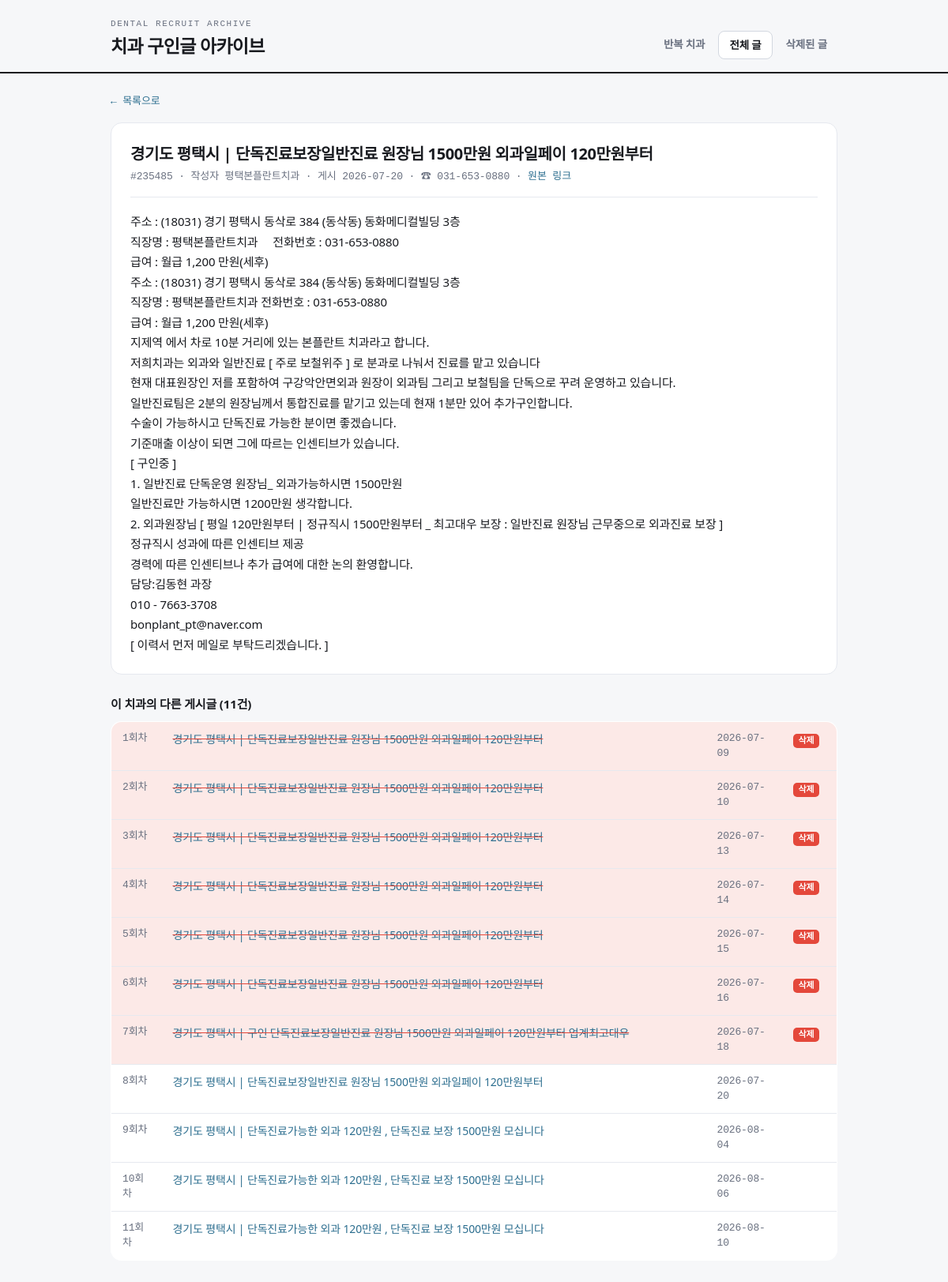
Before: /post/235485 with the older database file.
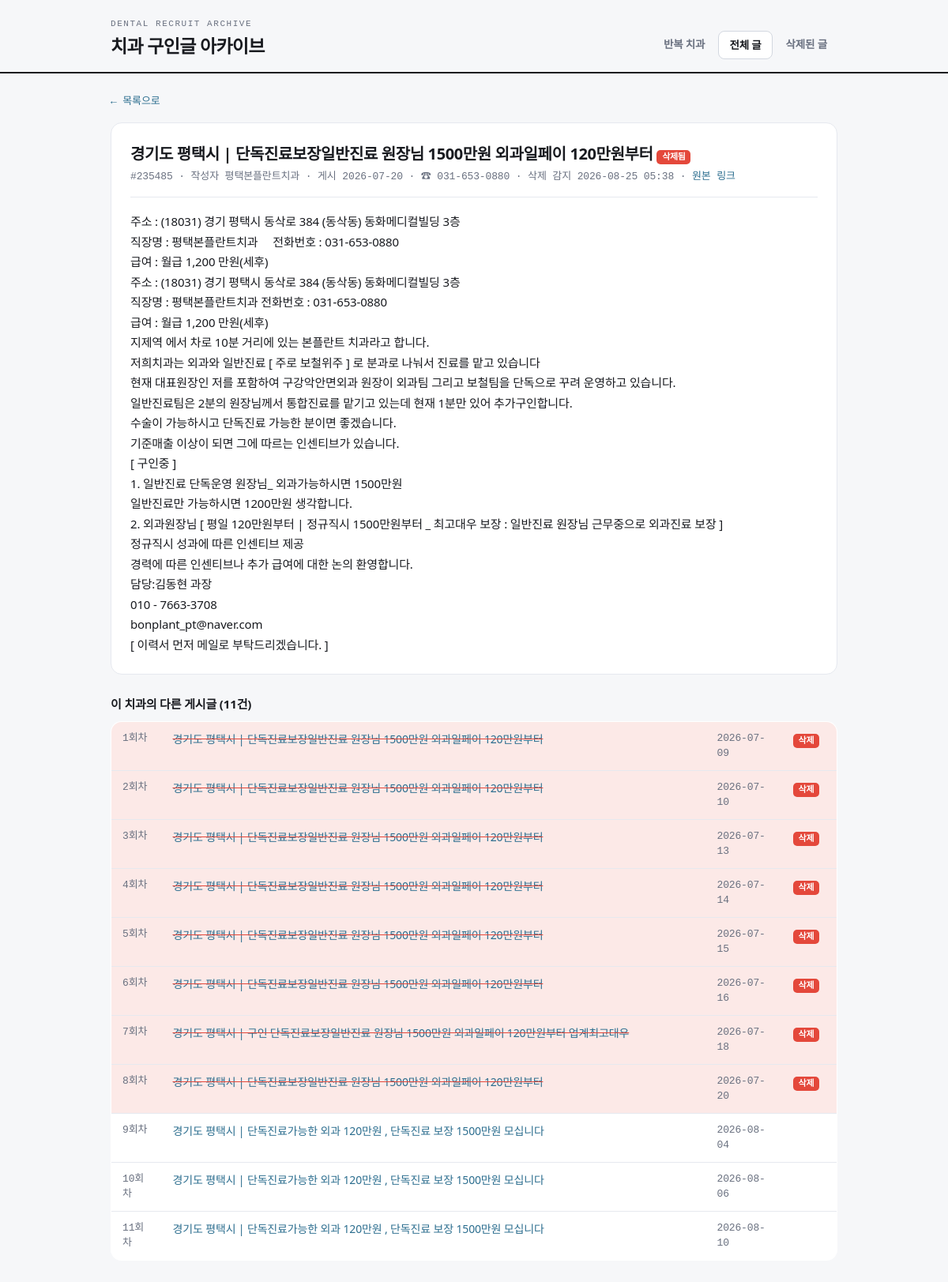
After: the same page with the newer database file.
### tables this page shows
CREATE TABLE posts (
    no            INTEGER PRIMARY KEY,   -- 게시판 글 번호 (고유)
    category      TEXT,                  -- 구분: 구인 / 구직 / 양도
    title         TEXT,
    author        TEXT,
    posted_raw    TEXT,                  -- 게시판이 보여주는 날짜 원문
    posted_at     TEXT,                  -- 파싱한 ISO 날짜 (가능한 경우)
    views         INTEGER,
    url           TEXT,
    content       TEXT,                  -- 상세 본문
    phone         TEXT,                  -- 본문에서 추출한 대표 전화번호(숫자만)
    phone_display TEXT,                  -- 보기용 전화번호
    clinic_key    TEXT,                  -- 치과 식별키 (전화 우선, 없으면 제목 시그니처)
    key_kind      TEXT,                  -- 'phone' | 'title' | 'author'
    title_sig     TEXT,                  -- 제목 정규화 시그니처
    first_seen    TEXT,                  -- 우리 크롤러가 처음 발견한 시각
    last_seen     TEXT,                  -- 살아있는 것으로 마지막 확인한 시각
    is_deleted    INTEGER DEFAULT 0,     -- 삭제 감지 여부
    deleted_at    TEXT                   -- 삭제 감지 시각
);

### app.py (the view)
@app.route("/post/<int:no>")
def post_detail(no):
    with db.get_db() as conn:
        row = db.get_post(conn, no)
    if not row:
        abort(404)
    siblings = []
    for g in analyze.clinic_groups(min_posts=1, include_singletons=True):
        if g["key"] == row["clinic_key"]:
            siblings = g["posts"]
            break
    return render_template("post_detail.html", p=row, siblings=siblings)

### analyze.py (called while the page is built)
def _order_ts(p):
    return p.get("posted_at") or p.get("first_seen") or ""

### app.py (called while the page is built)
@app.template_filter("shortdt")
def shortdt(s):
    if not s:
        return "-"
    return str(s).replace("T", " ")[:16]

### db.py (called while the page is built)
@contextmanager
def get_db():
    conn = sqlite3.connect(config.DB_PATH)
    conn.row_factory = sqlite3.Row
    try:
        yield conn
        conn.commit()
    finally:
        conn.close()

def get_post(conn, no):
    row = conn.execute("SELECT * FROM posts WHERE no=?", (no,)).fetchone()
    return dict(row) if row else None

### templates/post_detail.html (shortened to what this page needs)
{% extends "base.html" %}
{% set active = 'posts' %}
{% block body %}
<a class="back" href="javascript:history.back()">← 목록으로</a>
<div class="detail">
  <h2>
    {{ p.title or '(제목 없음)' }}
    {% if p.is_deleted %}<span class="badge del">삭제됨</span>{% endif %}
  </h2>
  <div class="meta">
    #{{ p.no }} · 작성자 {{ p.author or '-' }} ·
    게시 {{ (p.posted_at or p.posted_raw or p.first_seen)|shortdt }}
    {% if p.phone_display %} · ☎ {{ p.phone_display }}{% endif %}
    {% if p.is_deleted %} · 삭제 감지 {{ p.deleted_at|shortdt }}{% endif %}
    · <a href="{{ p.url }}" target="_blank" rel="noopener">원본 링크</a>
  </div>
  {% if p.content %}
    <div class="body">{{ p.content }}</div>
  {% else %}
    <div class="body" style="color:var(--muted)">본문을 수집하지 못했습니다. 원본 링크를 확인하세요.</div>
  {% endif %}
</div>
{% if siblings|length > 1 %}
<h3 style="margin:26px 0 10px;font-size:15px">이 치과의 다른 게시글 ({{ siblings|length }}건)</h3>
<table class="posts">
  <tbody>
    {% for sib in siblings %}
    <tr class="{{ 'deleted' if sib.is_deleted }}">
      <td class="no" style="width:64px">{{ sib.repost_index }}회차</td>
      <td><a class="title" href="/post/{{ sib.no }}">{{ sib.title or '(제목 없음)' }}</a></td>
      <td class="no" style="width:96px">{{ (sib.posted_at or sib.first_seen)|shortdt }}</td>
      <td style="width:70px">
        {% if sib.is_deleted %}<span class="badge del">삭제</span>{% endif %}
      </td>
    </tr>
    {% endfor %}
  </tbody>
</table>
{% endif %}
{% endblock %}

### templates/base.html (shortened to what this page needs)
<!DOCTYPE html>
<html lang="ko">
<head>
</head>
<body>
<header class="top">
  <div class="top-in">
    <div class="brand">
      <span class="kicker">Dental Recruit Archive</span>
      <h1>치과 구인글 아카이브</h1>
    </div>
    <nav class="tabs">
      <a href="/" class="{{ 'on' if active=='clinics' }}">반복 치과</a>
      <a href="/posts" class="{{ 'on' if active=='posts' }}">전체 글</a>
      <a href="/posts?status=deleted" class="{{ 'on' if active=='deleted' }}">삭제된 글</a>
    </nav>
  </div>
</header>
<div class="wrap">
{% block body %}{% endblock %}
</div>
</body>
</html>

### templates/base.html (style rules this page uses)
:root { --paper:#F6F7F9; --card:#FFFFFF; --ink:#181A1F; --muted:#6A7180; --line:#E6E9EF; --line2:#D3D8E0; --alarm:#E4483B; --alarm-soft:#FCE9E7; --struct:#2C6E8F; --ok:#3A9B6E; --mono:ui-monospace,"SF Mono",Menlo,"JetBrains Mono",monospace; --sans:"Pretendard Variable",Pretendard,system-ui,sans-serif; }
* { box-sizing:border-box }
html { -webkit-text-size-adjust:100% }
body { margin:0;background:var(--paper);color:var(--ink);font-family:var(--sans); font-size:15px;line-height:1.5;letter-spacing:-.01em }
a { color:var(--struct);text-decoration:none }
.wrap { max-width:960px;margin:0 auto;padding:0 20px 80px }
header.top { border-bottom:2px solid var(--ink);margin-bottom:22px }
.top-in { max-width:960px;margin:0 auto;padding:22px 20px 16px; display:flex;justify-content:space-between;align-items:flex-end;gap:16px;flex-wrap:wrap }
.brand { display:flex;flex-direction:column;gap:2px }
.brand .kicker { font-family:var(--mono);font-size:11px;letter-spacing:.14em; text-transform:uppercase;color:var(--muted) }
.brand h1 { margin:0;font-size:23px;font-weight:800;letter-spacing:-.03em }
nav.tabs { display:flex;gap:4px }
nav.tabs a { font-size:13.5px;font-weight:600;color:var(--muted); padding:7px 13px;border-radius:8px }
nav.tabs a.on { color:var(--ink);background:var(--card);border:1px solid var(--line2) }
table.posts { width:100%;border-collapse:collapse;background:var(--card); border:1px solid var(--line);border-radius:14px;overflow:hidden }
table.posts th,table.posts td { padding:11px 14px;text-align:left; border-bottom:1px solid var(--line);font-size:14px;vertical-align:top }
table.posts tr:last-child td { border-bottom:none }
table.posts .no { font-family:var(--mono);color:var(--muted);font-size:13px }
tr.deleted { background:var(--alarm-soft) }
tr.deleted .title { text-decoration:line-through;text-decoration-color:var(--alarm) }
.badge { font-family:var(--mono);font-size:11px;font-weight:700;border-radius:5px; padding:1px 7px;display:inline-block }
.badge.del { background:var(--alarm);color:#fff }
.detail { background:var(--card);border:1px solid var(--line);border-radius:14px;padding:24px }
.detail h2 { margin:0 0 4px;font-size:20px;letter-spacing:-.02em }
.detail .meta { font-size:13px;color:var(--muted);font-family:var(--mono); margin-bottom:18px;padding-bottom:16px;border-bottom:1px solid var(--line) }
.detail .body { white-space:pre-wrap;line-height:1.7;font-size:15px }
.back { font-size:13px;font-family:var(--mono);display:inline-block;margin-bottom:16px }

Changed rows visible on the page:
changed posts "평택본플란트치과": is_deleted 0 → 1 (drawn); deleted_at|shortdt (not shown) → "2026-08-25 05:38"
Other visible differences:
text now shown: "삭제됨 · 삭제 감지"
